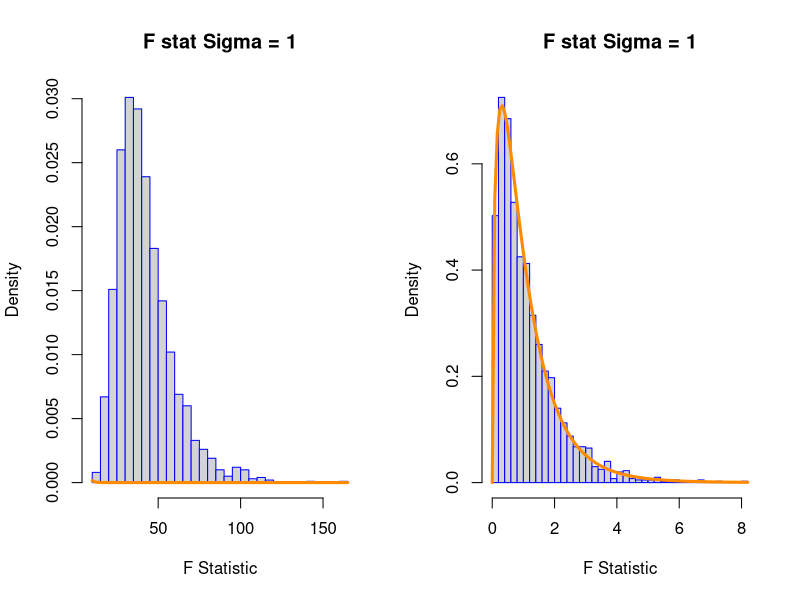
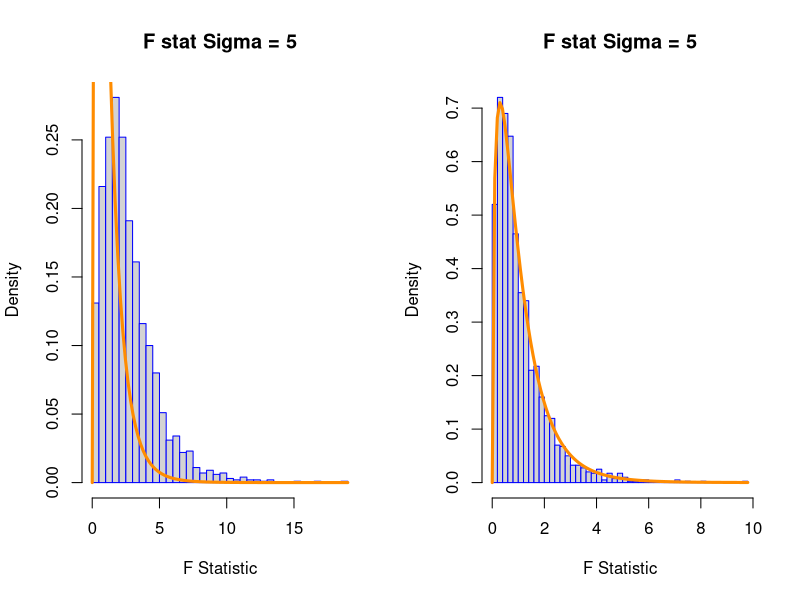
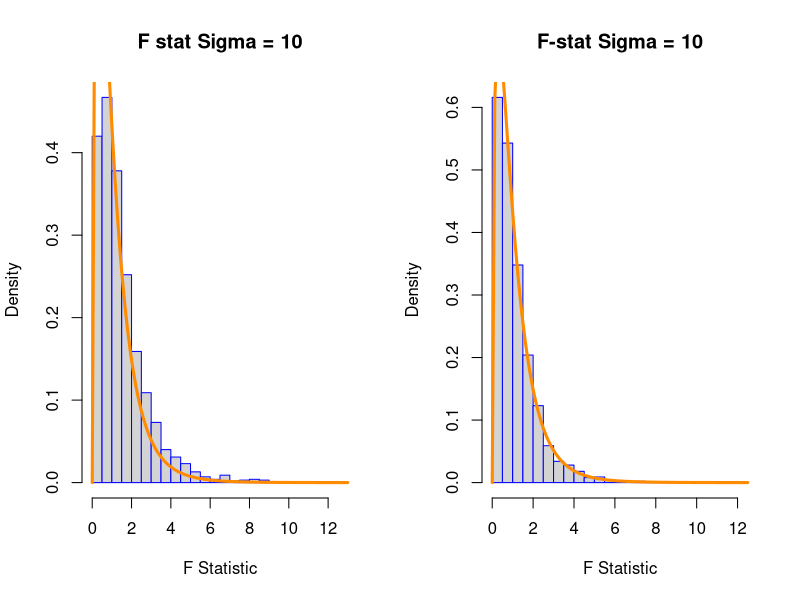
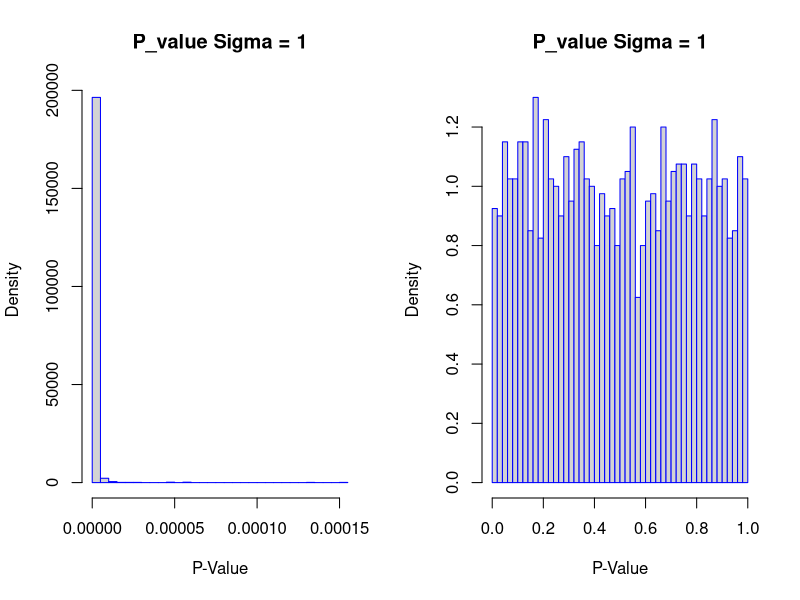
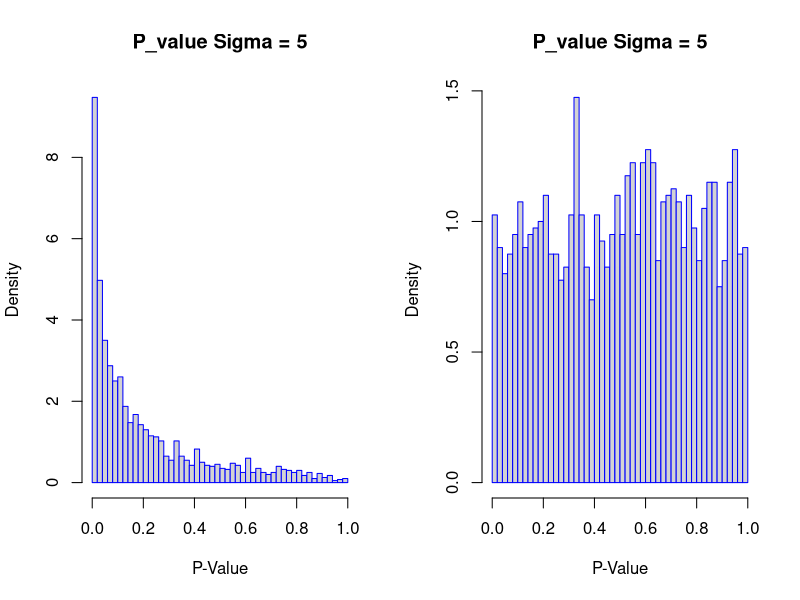
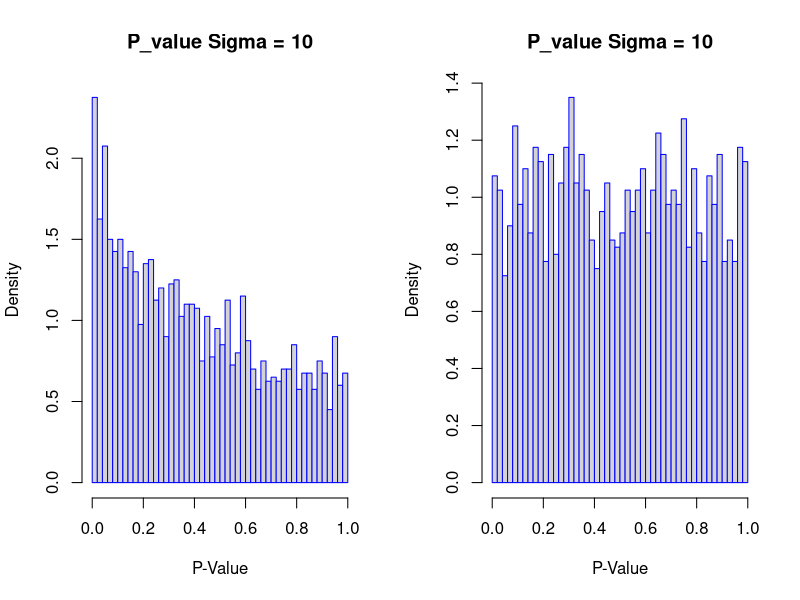
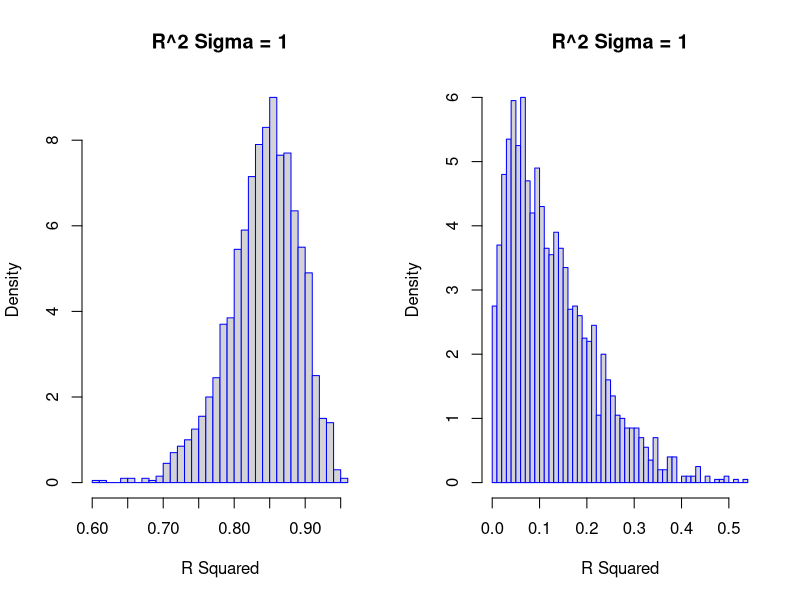
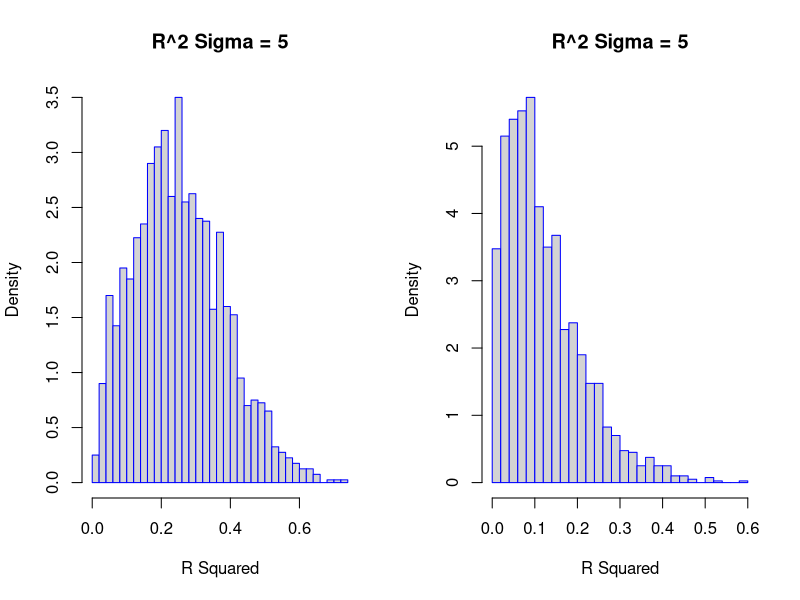

Generate these figures, in order, with R: (Note: a time limit stopped this script after it produced the figures.)
## ---- chunk 1
options(scipen = 1, digits = 4, width = 80)
library(knitr)
opts_chunk$set(cache = TRUE, autodep = TRUE)
## ---- chunk 2
birthday = 19890101
set.seed(birthday)
## ---- chunk 3
# Defining Data frame which will contain F Stat value, P-value and R Squared value for different Sigma
F_value_signi = data.frame(f_value_1 = rep(0, 2000), f_value_5 = rep(0, 2000), f_value_10 = rep(0, 2000))
p_value_signi = data.frame(p_value_1 = rep(0, 2000), p_value_5 = rep(0, 2000), p_value_10 = rep(0, 2000))
r_square_signi = data.frame(r_value_1 = rep(0, 2000), r_value_5 = rep(0, 2000), r_value_10 = rep(0, 2000))
F_value_insigni = data.frame(f_value_1 = rep(0, 2000), f_value_5 = rep(0, 2000), f_value_10 = rep(0, 2000))
p_value_insigni = data.frame(p_value_1 = rep(0, 2000), p_value_5 = rep(0, 2000), p_value_10 = rep(0, 2000))
r_square_insigni = data.frame(r_value_1 = rep(0, 2000), r_value_5 = rep(0, 2000), r_value_10 = rep(0, 2000))
#Beta values for Significant Model
beta_0 = 3
beta_1 = 1
beta_2 = 1
beta_3 = 1
#Beta value for insignificant Model
beta_insig_0 = 3
beta_insig_1 = 0
beta_insig_2 = 0
beta_insig_3 = 0

#Function which will accept input Data, Beta values and sigma and return vector of F Stat, P-value and R Squared
simulation = function(data, beta_0,beta_1,beta_2,beta_3, sigma)
{
  epsilon_i = rnorm(nrow(sim_data), mean = 0, sd = sigma)
  sim_data$Y = beta_0 + beta_1 * sim_data$x1 + beta_2 * sim_data$x2 + beta_3 * sim_data$x3 + epsilon_i
  model = lm(Y ~ ., data = sim_data)
  
  Fvlaue = summary(model)$fstatistic[1]
  rsquare = summary(model)$r.squared
  pvalue = pf(Fvlaue, summary(model)$fstatistic[2], summary(model)$fstatistic[3], lower.tail = FALSE)
  c(Fvlaue, rsquare, pvalue)

}

## ---- chunk 4
# Read data from file
sim_data = read.csv('study_1.csv')

#Simulate model for 2000 times and save return values in Data Frames
for (i in 1 : 2000)
{
  
  value = simulation(sim_data, beta_0, beta_1, beta_2, beta_3, 1)
  F_value_signi[i, "f_value_1"] = value[1]
  r_square_signi[i, "r_value_1"] = value[2]
  p_value_signi[i, "p_value_1"] = value[3]
  
   value = simulation(sim_data, beta_insig_0, beta_insig_1, beta_insig_2, beta_insig_3, 1)
  F_value_insigni[i, "f_value_1"] = value[1]
  r_square_insigni[i, "r_value_1"] = value[2]
   p_value_insigni[i, "p_value_1"] = value[3]
 
   
     value = simulation(sim_data, beta_0, beta_1, beta_2, beta_3, 5)
   F_value_signi[i, "f_value_5"] = value[1]
   r_square_signi[i, "r_value_5"] = value[2]
   p_value_signi[i, "p_value_5"] = value[3]
   
   value = simulation(sim_data, beta_insig_0, beta_insig_1, beta_insig_2, beta_insig_3, 5)
   F_value_insigni[i, "f_value_5"] = value[1]
   r_square_insigni[i, "r_value_5"] = value[2]
   p_value_insigni[i, "p_value_5"] = value[3]
   
   
     value = simulation(sim_data, beta_0, beta_1, beta_2, beta_3, 10)
   F_value_signi[i, "f_value_10"] = value[1]
   r_square_signi[i, "r_value_10"] = value[2]
   p_value_signi[i, "p_value_10"] = value[3]
   
   value = simulation(sim_data, beta_insig_0, beta_insig_1, beta_insig_2, beta_insig_3, 10)
   F_value_insigni[i, "f_value_10"] = value[1]
   r_square_insigni[i, "r_value_10"] = value[2]
   p_value_insigni[i, "p_value_10"] = value[3]
}


## ---- chunk 5
par(mfrow = c(1,2))
hist(F_value_signi$f_value_1,
     main = "F stat Sigma = 1",
     border = "blue",
     xlab = "F Statistic",
     prob = TRUE,
     breaks = 40
     )
x = F_value_signi$f_value_1
curve( df(x, df1 = 3, df2 = 21), col = "darkorange", add = TRUE, lwd = 3)

hist(F_value_insigni$f_value_1,
     main = "F stat Sigma = 1",
     border = "blue",
     xlab = "F Statistic",
     prob = TRUE,
     breaks = 40
     )
x = F_value_insigni$f_value_1
curve( df(x, df1 = 3, df2 = 21), col = "darkorange", add = TRUE, lwd = 3)


## ---- chunk 6
par(mfrow = c(1,2))
hist(F_value_signi$f_value_5,
     main = "F stat Sigma = 5",
     border = "blue",
     xlab = "F Statistic",
     prob = TRUE,
     breaks = 40
     )
x = F_value_signi$f_value_5
curve( df(x, df1 = 3, df2 = 21), col = "darkorange", add = TRUE, lwd = 3)

hist(F_value_insigni$f_value_5,
     main = "F stat Sigma = 5",
     border = "blue",
     xlab = "F Statistic",
     prob = TRUE,
     breaks = 40
     )
x = F_value_insigni$f_value_5
curve( df(x, df1 = 3, df2 = 21), col = "darkorange", add = TRUE, lwd = 3)

## ---- chunk 7
par(mfrow = c(1,2))
hist(F_value_signi$f_value_10,
     main = "F stat Sigma = 10",
     border = "blue",
     xlab = "F Statistic",
     prob = TRUE,
     breaks = 40
     )
x = F_value_signi$f_value_10
curve( df(x, df1 = 3, df2 = 21), col = "darkorange", add = TRUE, lwd = 3)

hist(F_value_insigni$f_value_10,
     main = "F-stat Sigma = 10",
     border = "blue",
     xlab = "F Statistic",
     prob = TRUE,
     breaks = 40
     )
x = F_value_insigni$f_value_10
curve( df(x, df1 = 3, df2 = 21), col = "darkorange", add = TRUE, lwd = 3)

## ---- chunk 8
par(mfrow = c(1,2))
hist(p_value_signi$p_value_1,
     main = "P_value Sigma = 1",
     border = "blue",
     xlab = "P-Value",
     prob = TRUE,
     breaks = 40
     )

hist(p_value_insigni$p_value_1,
     main = "P_value Sigma = 1",
     border = "blue",
     xlab = "P-Value",
     prob = TRUE,
     breaks = 40
     )
## ---- chunk 9
par(mfrow = c(1,2))
hist(p_value_signi$p_value_5,
     main = "P_value Sigma = 5",
     border = "blue",
     xlab = "P-Value",
     prob = TRUE,
     breaks = 40
     )

hist(p_value_insigni$p_value_5,
     main = "P_value Sigma = 5",
     border = "blue",
     xlab = "P-Value",
     prob = TRUE,
     breaks = 40
     )
## ---- chunk 10
par(mfrow = c(1,2))
hist(p_value_signi$p_value_10,
     main = "P_value Sigma = 10",
     border = "blue",
     xlab = "P-Value",
     prob = TRUE,
     breaks = 40
     )

hist(p_value_insigni$p_value_10,
     main = "P_value Sigma = 10",
     border = "blue",
     xlab = "P-Value",
     prob = TRUE,
     breaks = 40
     )
## ---- chunk 11
par(mfrow = c(1,2))
hist(r_square_signi$r_value_1,
     main = "R^2 Sigma = 1",
     border = "blue",
     xlab = "R Squared",
     prob = TRUE,
     breaks = 40
     )

hist(r_square_insigni$r_value_1,
     main = "R^2 Sigma = 1",
     border = "blue",
     xlab = "R Squared",
     prob = TRUE,
     breaks = 40
     )
## ---- chunk 12
par(mfrow = c(1,2))
hist(r_square_signi$r_value_5,
     main = "R^2 Sigma = 5",
     border = "blue",
     xlab = "R Squared",
     prob = TRUE,
     breaks = 40
     )

hist(r_square_insigni$r_value_5,
     main = "R^2 Sigma = 5",
     border = "blue",
     xlab = "R Squared",
     prob = TRUE,
     breaks = 40
     )
## ---- chunk 13
par(mfrow = c(1,2))
hist(r_square_signi$r_value_10,
     main = "R^2 Sigma = 10",
     border = "blue",
     xlab = "R Squared",
     prob = TRUE,
     breaks = 40
     )

hist(r_square_insigni$r_value_10,
     main = "R^2 Sigma = 10",
     border = "blue",
     xlab = "R Squared",
     prob = TRUE,
     breaks = 40
     )
## ---- chunk 14
birthday = 19890101
set.seed(birthday)
## ---- chunk 15

data = read.csv('study_2.csv')
beta_0 = 0
beta_1 =  3
beta_2 = -4
beta_3 = 1.6
beta_4 = -1.1
beta_5 = 0.7
beta_6 = 0.5
sigma = c(1, 2, 4)

# Creating Data Train and Test RMSE data frame

Train_rmse = data.frame("Model_1_1" = rep(0, 1000), "Model_2_1" = rep(0, 1000), "Model_3_1" = rep(0, 1000), "Model_4_1" = rep(0, 1000), "Model_5_1" = rep(0, 1000), "Model_6_1" = rep(0, 1000), "Model_7_1" = rep(0, 1000),"Model_8_1" = rep(0, 1000), "Model_9_1" = rep(0, 1000),"Model_1_2" = rep(0, 1000), "Model_2_2" = rep(0, 1000), "Model_3_2" = rep(0, 1000), "Model_4_2" = rep(0, 1000), "Model_5_2" = rep(0, 1000), "Model_6_2" = rep(0, 1000), "Model_7_2" = rep(0, 1000),"Model_8_2" = rep(0, 1000), "Model_9_2" = rep(0, 1000),"Model_1_4" = rep(0, 1000), "Model_2_4" = rep(0, 1000), "Model_3_4" = rep(0, 1000), "Model_4_4" = rep(0, 1000), "Model_5_4" = rep(0, 1000), "Model_6_4" = rep(0, 1000), "Model_7_4" = rep(0, 1000),"Model_8_4" = rep(0, 1000), "Model_9_4" = rep(0, 1000) )

Test_rmse = data.frame("Model_1_1" = rep(0, 1000), "Model_2_1" = rep(0, 1000), "Model_3_1" = rep(0, 1000), "Model_4_1" = rep(0, 1000), "Model_5_1" = rep(0, 1000), "Model_6_1" = rep(0, 1000), "Model_7_1" = rep(0, 1000),"Model_8_1" = rep(0, 1000), "Model_9_1" = rep(0, 1000),"Model_1_2" = rep(0, 1000), "Model_2_2" = rep(0, 1000), "Model_3_2" = rep(0, 1000), "Model_4_2" = rep(0, 1000), "Model_5_2" = rep(0, 1000), "Model_6_2" = rep(0, 1000), "Model_7_2" = rep(0, 1000),"Model_8_2" = rep(0, 1000), "Model_9_2" = rep(0, 1000),"Model_1_4" = rep(0, 1000), "Model_2_4" = rep(0, 1000), "Model_3_4" = rep(0, 1000), "Model_4_4" = rep(0, 1000), "Model_5_4" = rep(0, 1000), "Model_6_4" = rep(0, 1000), "Model_7_4" = rep(0, 1000),"Model_8_4" = rep(0, 1000), "Model_9_4" = rep(0, 1000) )

# Simulation is starting

counter = 0
count = 0
for (j in 1: length(sigma))
{
  
  counter = count + 1
  
for (i in 1:1000)
{
  # generating error
  epsilon_i = rnorm(nrow(data), mean = 0, sd = sigma[j])
  # calculating Y
  data$y =  beta_0 + beta_1 * data$x1 + beta_2 * data$x2 + beta_3 * data$x3 + beta_4 * data$x4 + beta_5 * data$x5 + beta_6 * data$x6 + epsilon_i
  # random selecting 250 index out of 500
  index  = sample(1:nrow(data), nrow(data)/2 )
  #Declare  Train data set
  train_data = data[c(index), ]
  #Declare  Test data set
  test_data = data[-c(index),]
  
  count = counter
  # Fir all models
  model_1 = lm(y ~ x1, data = train_data)
  model_2 = lm(y ~ x1 + x2, data = train_data)
  model_3 = lm(y ~ x1 + x2 + x3, data = train_data)
  model_4 = lm(y ~ x1 + x2 + x3 + x4, data = train_data)
  model_5 = lm(y ~ x1 + x2 + x3 + x4 + x5, data = train_data)
  model_6 = lm(y ~ x1 + x2 + x3 + x4 + x5 + x6, data = train_data)
  model_7 = lm(y ~ x1 + x2 + x3 + x4 + x5 + x6 + x7, data = train_data)
  model_8 = lm(y ~ x1 + x2 + x3 + x4 + x5 + x6 + x7 + x8, data = train_data)
  model_9 = lm(y ~ x1 + x2 + x3 + x4 + x5 + x6 + x7 + x8 + x9, data = train_data)
  
  # saving all models TRAIN and Test RMSE
  Train_rmse[i, count] = sqrt(mean((train_data$y - predict(model_1, newdata = train_data)) ^ 2))
  Test_rmse[i, count] = sqrt(mean((test_data$y - predict(model_1, newdata = test_data)) ^ 2))
  count = count + 1
  Train_rmse[i, count] = sqrt(mean((train_data$y - predict(model_2, newdata = train_data)) ^ 2))
  Test_rmse[i, count] = sqrt(mean((test_data$y - predict(model_2, newdata = test_data)) ^ 2))
  count = count + 1
  Train_rmse[i, count] = sqrt(mean((train_data$y - predict(model_3, newdata = train_data)) ^ 2))
  Test_rmse[i, count] = sqrt(mean((test_data$y - predict(model_3, newdata = test_data)) ^ 2))
  count = count + 1
  Train_rmse[i, count] = sqrt(mean((train_data$y - predict(model_4, newdata = train_data)) ^ 2))
  Test_rmse[i, count] = sqrt(mean((test_data$y - predict(model_4, newdata = test_data)) ^ 2))
  count = count + 1
  Train_rmse[i, count] = sqrt(mean((train_data$y - predict(model_5, newdata = train_data)) ^ 2))
  Test_rmse[i, count] = sqrt(mean((test_data$y - predict(model_5, newdata = test_data)) ^ 2))
  count = count + 1
  Train_rmse[i, count] = sqrt(mean((train_data$y - predict(model_6, newdata = train_data)) ^ 2))
  Test_rmse[i, count] = sqrt(mean((test_data$y - predict(model_6, newdata = test_data)) ^ 2))
  count = count + 1
  Train_rmse[i, count] = sqrt(mean((train_data$y - predict(model_7, newdata = train_data)) ^ 2))
  Test_rmse[i, count] = sqrt(mean((test_data$y - predict(model_7, newdata = test_data)) ^ 2))
  count = count + 1
  Train_rmse[i, count] = sqrt(mean((train_data$y - predict(model_8, newdata = train_data)) ^ 2))
  Test_rmse[i, count] = sqrt(mean((test_data$y - predict(model_8, newdata = test_data)) ^ 2))
  count = count + 1
  Train_rmse[i, count] = sqrt(mean((train_data$y - predict(model_9, newdata = train_data)) ^ 2))
  Test_rmse[i, count] = sqrt(mean((test_data$y - predict(model_9, newdata = test_data)) ^ 2))

}
}


## ---- chunk 16

# Plots for model wins when Sigma = 1
Test_RMSE_Sigma_1 = subset(Test_rmse, select = c("Model_1_1", "Model_2_1", "Model_3_1", "Model_4_1", "Model_5_1", "Model_6_1", "Model_7_1","Model_8_1", "Model_9_1"))
colnames(Test_RMSE_Sigma_1) = c("Model1", "Model2", "Model3", "Model4", "Model5", "Model6", "Model7", "Model8", "Model9")
barplot(table(colnames(Test_RMSE_Sigma_1)[apply(Test_RMSE_Sigma_1,1,which.min)]),
  xlab = "Models",
  ylab = "Frequency",
  main = "Frequency of lowest RMSE - Sigma 1",
  col = rainbow(9)
  )

## ---- chunk 17
# Plots for model wins when Sigma = 2

Test_RMSE_Sigma_2 = subset(Test_rmse, select = c("Model_1_2", "Model_2_2", "Model_3_2", "Model_4_2", "Model_5_2", "Model_6_2", "Model_7_2","Model_8_2", "Model_9_2" ))
colnames(Test_RMSE_Sigma_2) = c("Model1", "Model2", "Model3", "Model4", "Model5", "Model6", "Model7", "Model8", "Model9")
barplot(table(colnames(Test_RMSE_Sigma_2)[apply(Test_RMSE_Sigma_2,1,which.min)]),
  xlab = "Models",
  ylab = "Frequency",
  main = "Frequency of lowest RMSE - Sigma 2",
  col = rainbow(9)
  )

## ---- chunk 18

# Plots for model wins when Sigma = 4
Test_RMSE_Sigma_4 = subset(Test_rmse, select = c("Model_1_4", "Model_2_4", "Model_3_4", "Model_4_4", "Model_5_4", "Model_6_4", "Model_7_4","Model_8_4", "Model_9_4"))
colnames(Test_RMSE_Sigma_4) = c("Model1", "Model2", "Model3", "Model4", "Model5", "Model6", "Model7", "Model8", "Model9")
barplot(table(colnames(Test_RMSE_Sigma_4)[apply(Test_RMSE_Sigma_4,1,which.min)]),
  xlab = "Models",
  ylab = "Frequency",
  main = "Frequency of lowest RMSE - Sigma 4",
  col = rainbow(9)
  )
## ---- chunk 19
# Set seed
birthday = 19890101;
set.seed(birthday);
## ---- chunk 20
# General vars

beta_0 = 0
beta_1 = seq(-2, 2, by=0.1)
sigmaValues = c(1, 2, 4)
n = c(10, 20, 30)
a = 0.05
sims = 1000

totalrows = length(sigmaValues) * length(n) * length(beta_1)

# Tracking var
SimulateData = data.frame("sigma" = rep(0, totalrows), "n" = rep(0, totalrows), "beta" = rep(0, totalrows), "power" = rep(0, totalrows));
row_num = 1

# Loop-d-loop
for(i in 1:length(sigmaValues)){
  for(j in 1:length(n)){
    # Create x values
    x = seq(0, 5, length = n[j]);
    
    for(k in 1:length(beta_1)){
      reject_count = 0;

      for(l in 1:sims){
        # Set epsilon
        epsilon_i = rnorm(n[j], mean = 0, sd = sigmaValues[i]);
        
        # Calculating our y values
        y = beta_0 + beta_1[k] * x + epsilon_i;
      
        # fit the model
        local_model = lm(y ~ x);
        
        if(summary(local_model)$coefficients[2,"Pr(>|t|)"] < a){
          reject_count = reject_count + 1;
        }
      }
      
      # Store results
      SimulateData[row_num, 1] = sigmaValues[i];
      SimulateData[row_num, 2] = n[j];
      SimulateData[row_num, 3] = beta_1[k]
      SimulateData[row_num, 4] = reject_count / sims;
      row_num = row_num + 1;
    }
  }
}
## ---- chunk 21

for(i in 1:length(sigma)) {
  
  sigma_result = subset(SimulateData,  SimulateData$sigma == sigmaValues[i])
  n_10 = subset(SimulateData, SimulateData$sigma == sigmaValues[i] & SimulateData$n == 10)
  n_20 = subset(SimulateData, SimulateData$sigma == sigmaValues[i] & SimulateData$n == 20)
  n_30 = subset(SimulateData, SimulateData$sigma == sigmaValues[i] & SimulateData$n == 30)
  
   plot(sigma_result$beta, sigma_result$power, 
       type = "n",
       main = paste("Power by Beta when sigma = ", sigmaValues[i]), 
       ylab = "Power",
       xlab = "Beta_1"
       )
  lines(n_10$beta, n_10$power, col = "yellow")
  lines(n_20$beta, n_20$power, col = "red")
  lines(n_30$beta, n_30$power, col = "blue")
  legend(
    "top", 
    legend = c("n = 10", "n = 20", "n = 30"), 
    col = c("yellow", "red", "blue"),
    lty = 1,
    cex = 0.8
    )
  
}
